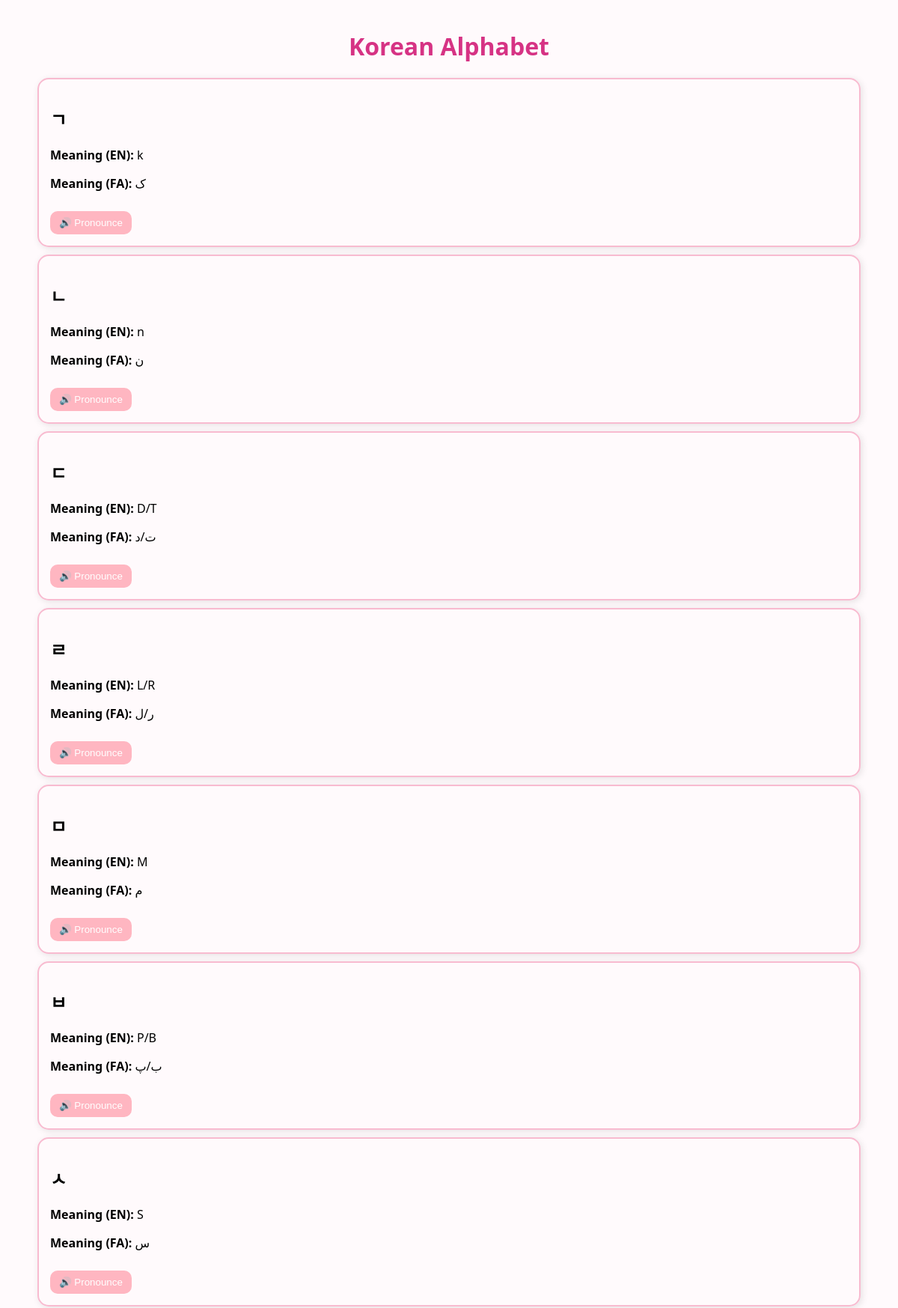
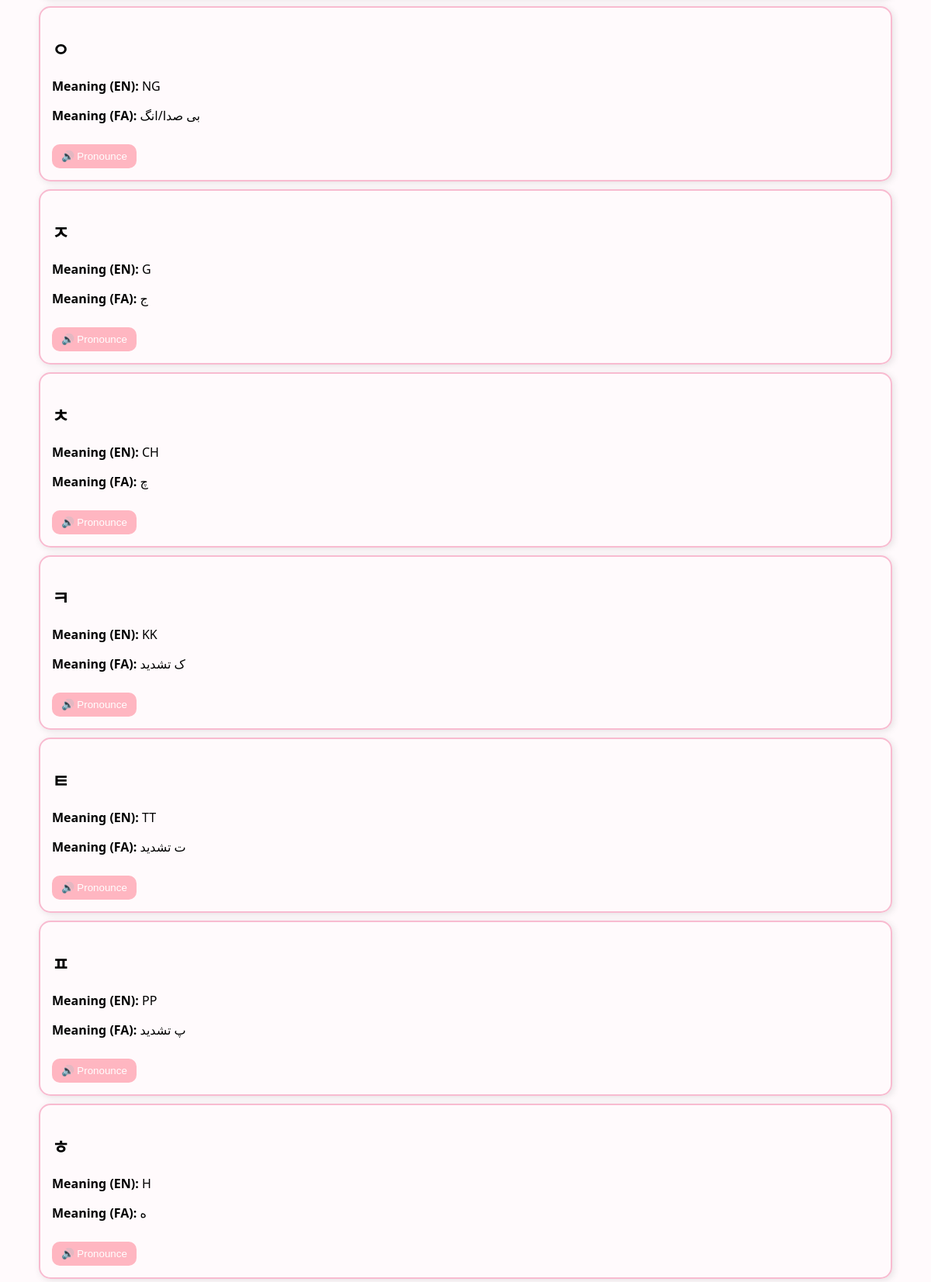
Page /lessons/alphabet/ (upper part) on the committed database (2 pictures, top to bottom).
### lessons/models.py (models this page shows, shortened)
class Alphabet(models.Model):
    korean_letter = models.CharField(max_length=10, verbose_name="korean word")
    meaning_fa = models.CharField(max_length=100, verbose_name="persian word")
    meaning_en = models.CharField(max_length=100, verbose_name="english word")

### lessons/views.py (the view)
# urls.py: path('alphabet/', views.alphabet, name='alphabet'),
def alphabet(request):
    letters = Alphabet.objects.all()
    return render(request, 'lessons/alphabet.html',
      {'letters': letters})

### lessons/templates/lessons/alphabet.html (shortened to what this page needs)
<!DOCTYPE html>
<html lang="ko">
  <head>
  </head>
  <body>
    <main class="container">
      <h1>Korean Alphabet</h1>
      <div class="row">
        {% for letter in letters %}
        <div class="col-12 col-md-4">
          <div class="card text-center">
            <h2>{{ letter.korean_letter }}</h2>
            <p><strong>Meaning (EN):</strong> {{ letter.meaning_en }}</p>
            <p><strong>Meaning (FA):</strong> {{ letter.meaning_fa }}</p>
            <button onclick="speak('{{ letter.korean_letter }}')">🔊 Pronounce</button>
          </div>
        </div>
        {% endfor %}
      </div>
    </main>
  </body>
</html>

### lessons/templates/lessons/alphabet.html (style rules this page uses)
body { font-family: "Segoe UI", sans-serif; background-color: #fffafc; margin: 40px; }
h1 { text-align: center; color: #d63384; }
.card { border: 2px solid #f8bbd0; border-radius: 15px; padding: 15px; margin: 10px; box-shadow: 2px 2px 10px rgba(0,0,0,0.1); transition: transform 0.2s ease; }
button { margin-top: 10px; border-radius: 10px; border: none; background-color: #ffb6c1; color: #fff; padding: 8px 12px; cursor: pointer; }

### rows in the picture
Alphabet: korean_letter "ㄱ", meaning_en "k", meaning_fa "ک"
Alphabet: korean_letter "ㄴ", meaning_en "n", meaning_fa "ن"
Alphabet: korean_letter "ㄷ", meaning_en "D/T", meaning_fa "ت/د"
Alphabet: korean_letter "ㄹ", meaning_en "L/R", meaning_fa "ر/ل"
Alphabet: korean_letter "ㅁ", meaning_en "M", meaning_fa "م"
Alphabet: korean_letter "ㅂ", meaning_en "P/B", meaning_fa "ب/پ"
Alphabet: korean_letter "ㅅ", meaning_en "S", meaning_fa "س"
Alphabet: korean_letter "ㅇ", meaning_en "NG", meaning_fa "بی صدا/انگ"
Alphabet: korean_letter "ㅈ", meaning_en "G", meaning_fa "ج"
Alphabet: korean_letter "ㅊ", meaning_en "CH", meaning_fa "چ"
Alphabet: korean_letter "ㅋ", meaning_en "KK", meaning_fa "ک تشدید"
Alphabet: korean_letter "ㅌ", meaning_en "TT", meaning_fa "ت تشدید"
Alphabet: korean_letter "ㅍ", meaning_en "PP", meaning_fa "پ تشدید"
Alphabet: korean_letter "ㅎ", meaning_en "H", meaning_fa "ه"
